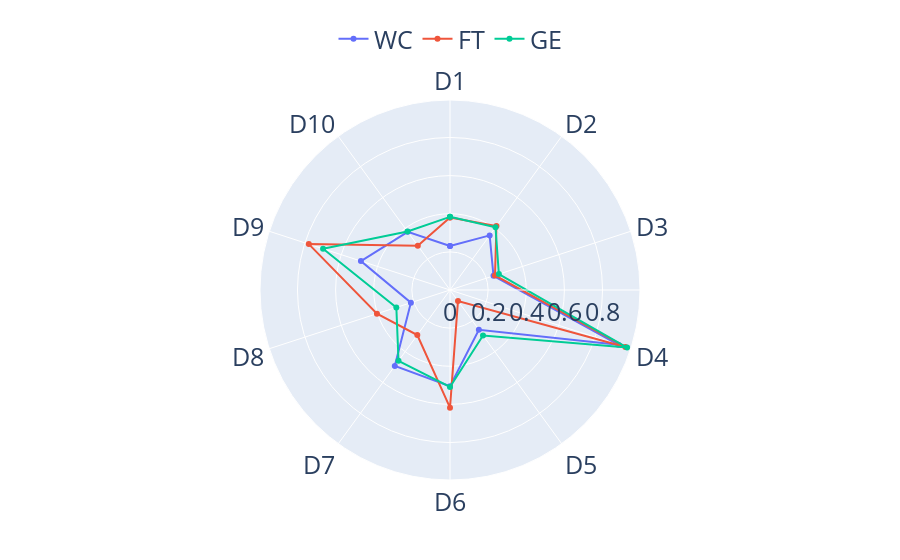
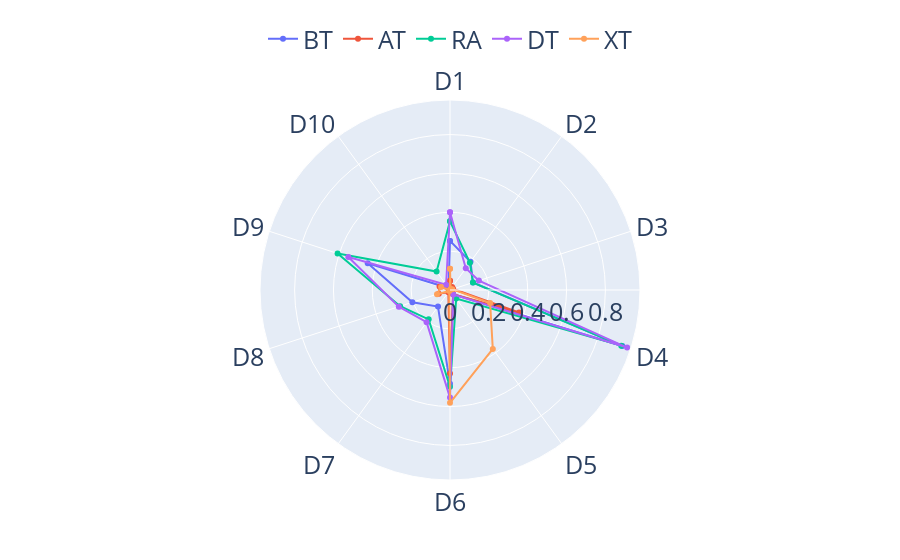
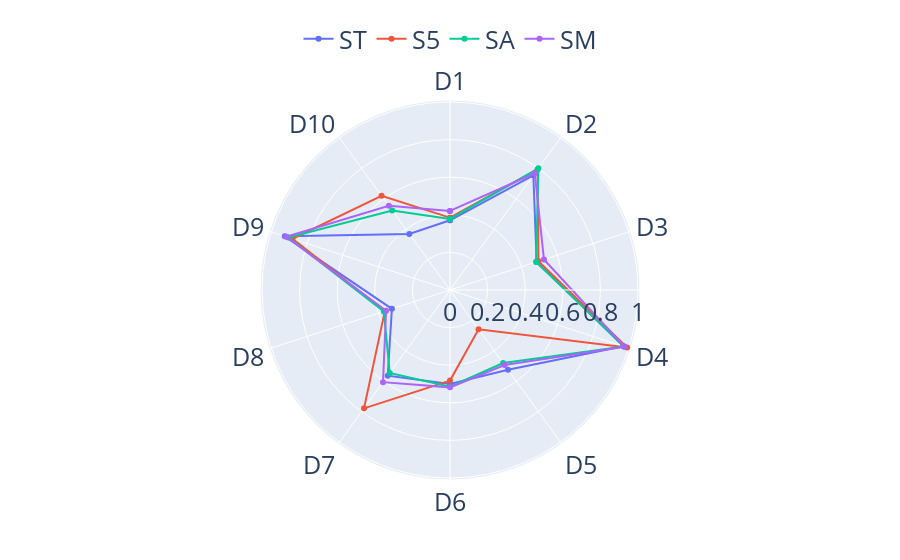
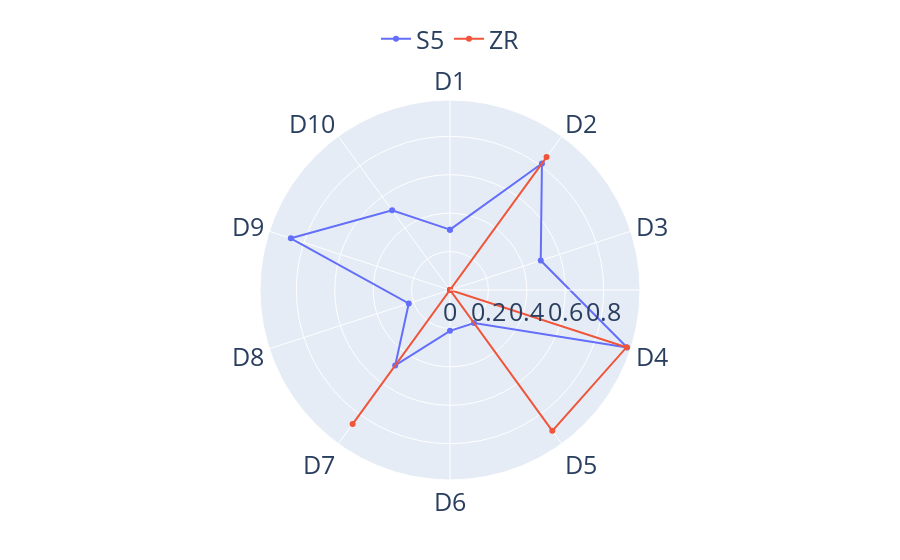

The notebook cell these images were saved under, in order:
### Markdown cell above
### Unsupervised.Spider Plot

### Code cell
import plotly.graph_objects as go

plt.rcParams.update({'font.size': 12, 'font.weight': 'normal'})

for metric in ['Precision', 'Recall', 'F1']:
    match_df2 = match_df_best.pivot(index='Case', columns='Vectorizer', values=metric)

    total_cols = {'static': ['WC', 'FT', 'GE'],
                  'BERT': ['BT', 'AT', 'RA', 'DT', 'XT'],
                  'SBERT': ['ST', 'S5', 'SA', 'SM']}

    theta_case_order = case_order + [case_order[0]]
    for grp, cols in total_cols.items():
        fig = go.Figure()
        fig.update_layout(font=dict(size=25,),
                          polar=dict(radialaxis=dict(dtick=0.2), angularaxis=dict(direction="clockwise", rotation=90)),
                          legend=dict(orientation="h", yanchor="bottom", y=1.10, xanchor="center", x=0.5),
                         )
        for col in cols:
            r = list(match_df2[col][case_order].values)
            fig.add_trace(go.Scatterpolar(r=r+[r[0]], theta=theta_case_order, name=col))

        #if metric != 'Precision':
        #    fig.update_layout(showlegend=False)
        fig.show()
        path = f"../plots_2/effectiveness/unsup_matching/unsup_matching_{metric}_{grp}.pdf"
        os.makedirs(os.path.dirname(path), exist_ok=True)
        fig.write_image(path)
        
    match_block_df2 = match_block_df.pivot(index='Case', columns='Vectorizer', values=metric)
        
    match_df3 = pd.DataFrame()
    match_df3['S5'] = match_block_df2['S5']
    match_df3['ZR'] = zeroer_df[metric.lower()]
    match_df3 = match_df3.fillna(0) # what about missing values?

    theta_case_order = case_order + [case_order[0]]
    fig = go.Figure()
    fig.update_layout(font=dict(size=25,), 
                      polar=dict(radialaxis=dict(dtick=0.2), angularaxis=dict(direction="clockwise", rotation=90)),
                      legend=dict(orientation="h", yanchor="bottom", y=1.10, xanchor="center", x=0.5),
                     )

    for col in match_df3.columns:
        r = list(match_df3[col][case_order].values)
        fig.add_trace(go.Scatterpolar(r=r+ [r[0]], theta=theta_case_order, name=col))

    #if metric != 'Precision':
    #    fig.update_layout(showlegend=False)
    fig.show()
    fig.write_image(f"../plots_2/effectiveness/unsup_matching/unsup_matching_{metric}_sota.pdf")

### Figure 1 — Plotly figure (JSON) as saved in the notebook; plotly's stock layout.template omitted (floating-point values rounded to 4 significant figures)
{"data": [{"name": "WC", "r": [0.2308, 0.354, 0.2398, 0.9285, 0.2577, 0.5051, 0.4925, 0.2158, 0.4913, 0.3772, 0.2308], "theta": ["D1", "D2", "D3", "D4", "D5", "D6", "D7", "D8", "D9", "D10", "D1"], "type": "scatterpolar"}, {"name": "FT", "r": [0.3805, 0.4145, 0.2481, 0.9672, 0.0712, 0.6171, 0.2918, 0.4028, 0.7787, 0.2874, 0.3805], "theta": ["D1", "D2", "D3", "D4", "D5", "D6", "D7", "D8", "D9", "D10", "D1"], "type": "scatterpolar"}, {"name": "GE", "r": [0.3837, 0.4061, 0.2695, 0.9769, 0.2946, 0.5084, 0.4595, 0.2959, 0.6999, 0.3795, 0.3837], "theta": ["D1", "D2", "D3", "D4", "D5", "D6", "D7", "D8", "D9", "D10", "D1"], "type": "scatterpolar"}], "layout": {"font": {"size": 25}, "legend": {"orientation": "h", "x": 0.5, "xanchor": "center", "y": 1.1, "yanchor": "bottom"}, "polar": {"angularaxis": {"direction": "clockwise", "rotation": 90}, "radialaxis": {"dtick": 0.2}}}}

### Figure 2 — Plotly figure (JSON) as saved in the notebook; plotly's stock layout.template omitted (floating-point values rounded to 4 significant figures)
{"data": [{"name": "BT", "r": [0.2529, 0.1795, 0.1245, 0.9331, 0.02669, 0.4829, 0.1052, 0.2037, 0.4455, 0.01229, 0.2529], "theta": ["D1", "D2", "D3", "D4", "D5", "D6", "D7", "D8", "D9", "D10", "D1"], "type": "scatterpolar"}, {"name": "AT", "r": [0.0472, 0.01876, 0.01738, 0.3735, 0.0277, 0.43, 0.01447, 0.06068, 0.05655, 0.001424, 0.0472], "theta": ["D1", "D2", "D3", "D4", "D5", "D6", "D7", "D8", "D9", "D10", "D1"], "type": "scatterpolar"}, {"name": "RA", "r": [0.3535, 0.1741, 0.124, 0.9271, 0.05434, 0.4985, 0.1869, 0.2699, 0.6085, 0.1175, 0.3535], "theta": ["D1", "D2", "D3", "D4", "D5", "D6", "D7", "D8", "D9", "D10", "D1"], "type": "scatterpolar"}, {"name": "DT", "r": [0.4, 0.1384, 0.1563, 0.9589, 0.02899, 0.554, 0.205, 0.2772, 0.5505, 0.03399, 0.4], "theta": ["D1", "D2", "D3", "D4", "D5", "D6", "D7", "D8", "D9", "D10", "D1"], "type": "scatterpolar"}, {"name": "XT", "r": [0.1094, 0.005576, 0.01182, 0.2171, 0.375, 0.581, 0.006643, 0.07036, 0.04849, 0.0007333, 0.1094], "theta": ["D1", "D2", "D3", "D4", "D5", "D6", "D7", "D8", "D9", "D10", "D1"], "type": "scatterpolar"}], "layout": {"font": {"size": 25}, "legend": {"orientation": "h", "x": 0.5, "xanchor": "center", "y": 1.1, "yanchor": "bottom"}, "polar": {"angularaxis": {"direction": "clockwise", "rotation": 90}, "radialaxis": {"dtick": 0.2}}}}

### Figure 3 — Plotly figure (JSON) as saved in the notebook; plotly's stock layout.template omitted (floating-point values rounded to 4 significant figures)
{"data": [{"name": "ST", "r": [0.3707, 0.7543, 0.4846, 0.9701, 0.5251, 0.5, 0.5638, 0.3249, 0.924, 0.3685, 0.3707], "theta": ["D1", "D2", "D3", "D4", "D5", "D6", "D7", "D8", "D9", "D10", "D1"], "type": "scatterpolar"}, {"name": "S5", "r": [0.385, 0.7923, 0.4948, 0.9908, 0.2584, 0.482, 0.7782, 0.3644, 0.8811, 0.6192, 0.385], "theta": ["D1", "D2", "D3", "D4", "D5", "D6", "D7", "D8", "D9", "D10", "D1"], "type": "scatterpolar"}, {"name": "SA", "r": [0.3779, 0.7998, 0.4815, 0.9746, 0.4806, 0.5147, 0.5455, 0.3699, 0.9045, 0.5226, 0.3779], "theta": ["D1", "D2", "D3", "D4", "D5", "D6", "D7", "D8", "D9", "D10", "D1"], "type": "scatterpolar"}, {"name": "SM", "r": [0.4208, 0.7675, 0.5255, 0.976, 0.4936, 0.518, 0.6062, 0.3575, 0.9161, 0.5532, 0.4208], "theta": ["D1", "D2", "D3", "D4", "D5", "D6", "D7", "D8", "D9", "D10", "D1"], "type": "scatterpolar"}], "layout": {"font": {"size": 25}, "legend": {"orientation": "h", "x": 0.5, "xanchor": "center", "y": 1.1, "yanchor": "bottom"}, "polar": {"angularaxis": {"direction": "clockwise", "rotation": 90}, "radialaxis": {"dtick": 0.2}}}}

### Figure 4 — Plotly figure (JSON) as saved in the notebook; plotly's stock layout.template omitted (floating-point values rounded to 4 significant figures)
{"data": [{"name": "S5", "r": [0.3141, 0.8144, 0.4966, 0.9695, 0.2128, 0.2123, 0.4855, 0.2257, 0.8711, 0.5124, 0.3141], "theta": ["D1", "D2", "D3", "D4", "D5", "D6", "D7", "D8", "D9", "D10", "D1"], "type": "scatterpolar"}, {"name": "ZR", "r": [0, 0.8553, 0, 0.9661, 0.9061, 0, 0.8625, 0, 0, 0, 0], "theta": ["D1", "D2", "D3", "D4", "D5", "D6", "D7", "D8", "D9", "D10", "D1"], "type": "scatterpolar"}], "layout": {"font": {"size": 25}, "legend": {"orientation": "h", "x": 0.5, "xanchor": "center", "y": 1.1, "yanchor": "bottom"}, "polar": {"angularaxis": {"direction": "clockwise", "rotation": 90}, "radialaxis": {"dtick": 0.2}}}}
